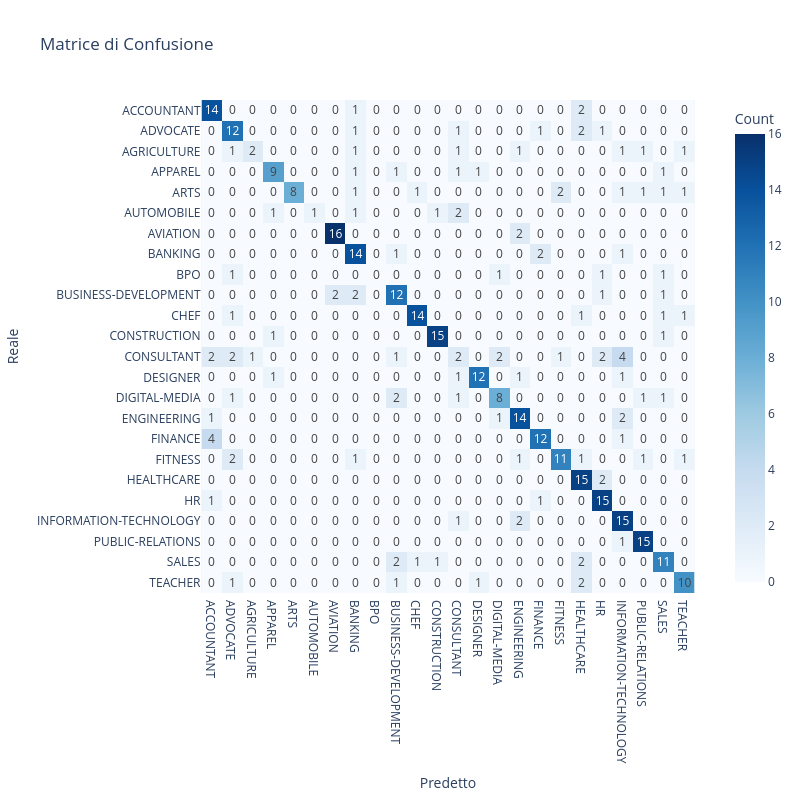

The code cell stored with this chart in its notebook:
### Code cell
labels = sorted(y_test.unique())
cm = confusion_matrix(y_test, y_pred, labels=labels)
fig = px.imshow(cm, x=labels, y=labels, color_continuous_scale='Blues',
                labels=dict(x='Predetto', y='Reale', color='Count'),
                text_auto=True, title='Matrice di Confusione', height=800, width=800)
fig.update_layout(xaxis_title='Predetto', yaxis_title='Reale')
fig.show()

### Figure 1 — Plotly figure (JSON) as saved in the notebook; plotly's stock layout.template omitted (floating-point values rounded to 4 significant figures; data arrays with more than 128 entries replaced by an {"elided": "..."} marker saying what was removed)
{"data": [{"coloraxis": "coloraxis", "hovertemplate": "Predetto: %{x}<br>Reale: %{y}<br>Count: %{z}<extra></extra>", "name": "0", "texttemplate": "%{z}", "type": "heatmap", "x": ["ACCOUNTANT", "ADVOCATE", "AGRICULTURE", "APPAREL", "ARTS", "AUTOMOBILE", "AVIATION", "BANKING", "BPO", "BUSINESS-DEVELOPMENT", "CHEF", "CONSTRUCTION", "CONSULTANT", "DESIGNER", "DIGITAL-MEDIA", "ENGINEERING", "FINANCE", "FITNESS", "HEALTHCARE", "HR", "INFORMATION-TECHNOLOGY", "PUBLIC-RELATIONS", "SALES", "TEACHER"], "xaxis": "x", "y": ["ACCOUNTANT", "ADVOCATE", "AGRICULTURE", "APPAREL", "ARTS", "AUTOMOBILE", "AVIATION", "BANKING", "BPO", "BUSINESS-DEVELOPMENT", "CHEF", "CONSTRUCTION", "CONSULTANT", "DESIGNER", "DIGITAL-MEDIA", "ENGINEERING", "FINANCE", "FITNESS", "HEALTHCARE", "HR", "INFORMATION-TECHNOLOGY", "PUBLIC-RELATIONS", "SALES", "TEACHER"], "yaxis": "y", "z": {"elided": "24x24 int values"}}], "layout": {"coloraxis": {"colorbar": {"title": {"text": "Count"}}, "colorscale": [[0, "rgb(247,251,255)"], [0.125, "rgb(222,235,247)"], [0.25, "rgb(198,219,239)"], [0.375, "rgb(158,202,225)"], [0.5, "rgb(107,174,214)"], [0.625, "rgb(66,146,198)"], [0.75, "rgb(33,113,181)"], [0.875, "rgb(8,81,156)"], [1, "rgb(8,48,107)"]]}, "height": 800, "title": {"text": "Matrice di Confusione"}, "width": 800, "xaxis": {"anchor": "y", "constrain": "domain", "domain": [0, 1], "scaleanchor": "y", "title": {"text": "Predetto"}}, "yaxis": {"anchor": "x", "autorange": "reversed", "constrain": "domain", "domain": [0, 1], "title": {"text": "Reale"}}}}
